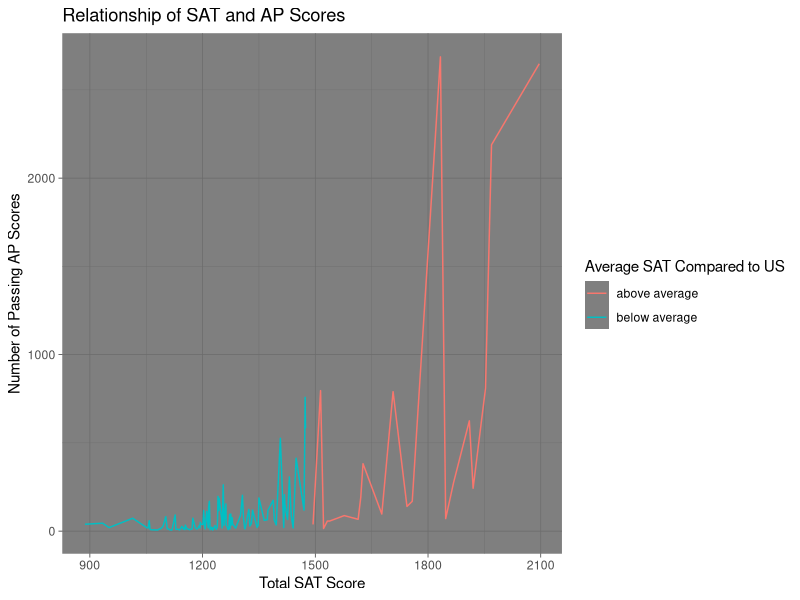
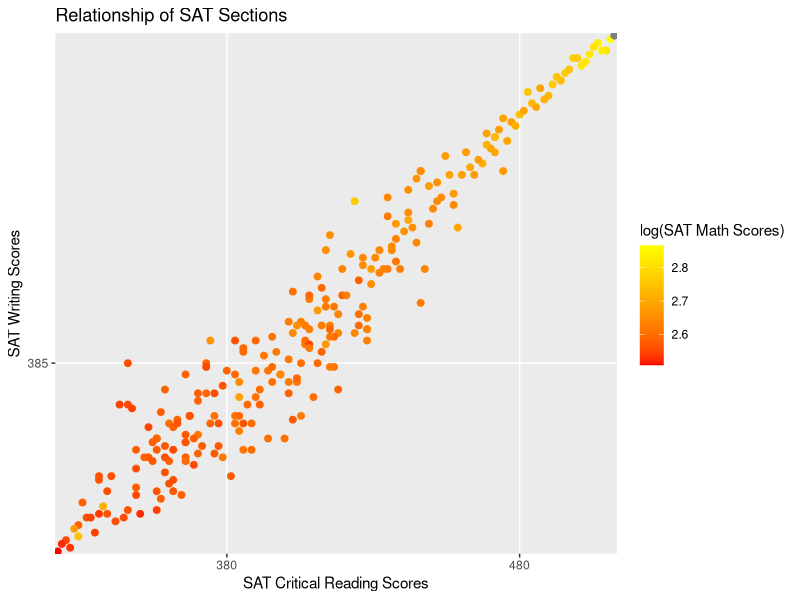
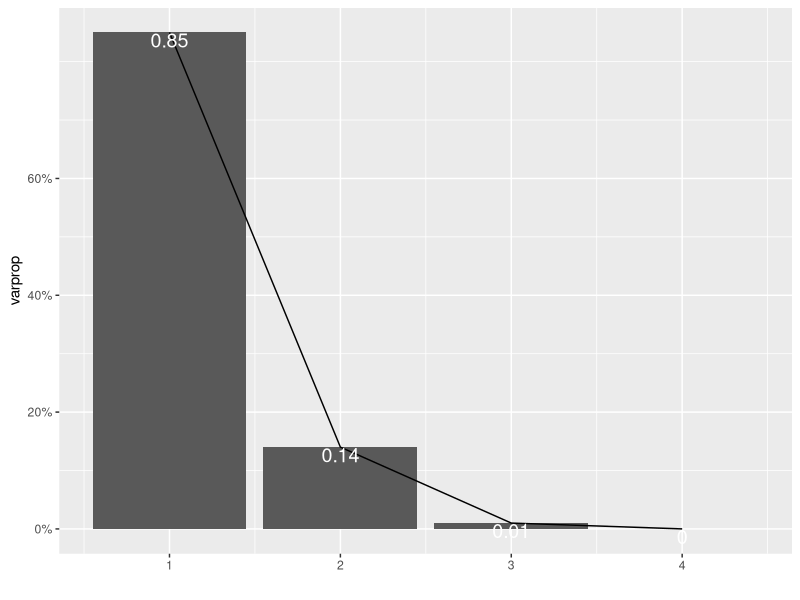
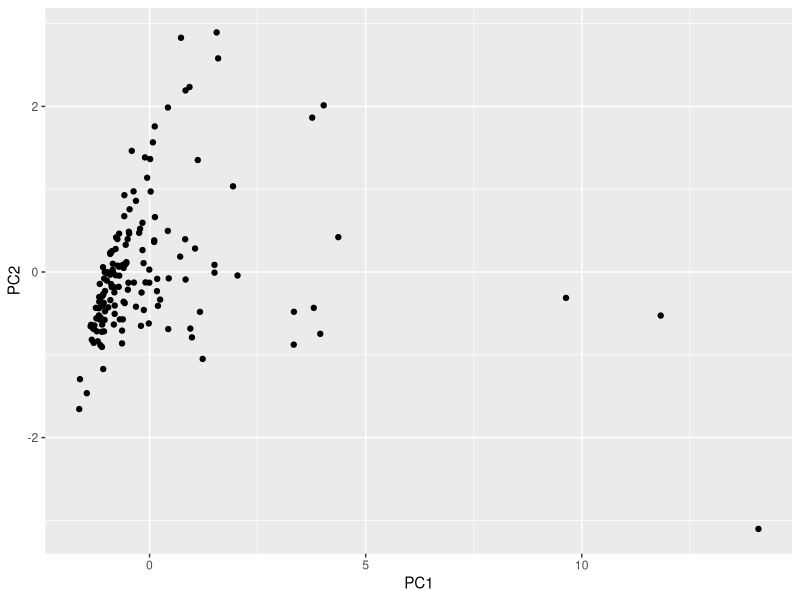

Source code (R) for these figures, in order:
## ---- chunk 1
knitr::opts_chunk$set(echo = TRUE)

library("tidyverse")
## ---- chunk 2

ap <- read_csv("ap.csv")

sat <- read_csv("sat.csv")
  
untidyap <- ap%>%pivot_longer(cols=c("AP Test Takers", "Total Exams Taken"), names_to="Exams Taken", values_to="Number")
untidysat <- sat%>%pivot_longer(cols=c("SAT Critical Reading Avg. Score", "SAT Writing Avg. Score"), names_to="Verbal Section", values_to="Verbal Score")

newap<- untidyap%>%pivot_wider(names_from="Exams Taken", values_from="Number")
newsat <- untidysat%>%pivot_wider(names_from="Verbal Section", values_from="Verbal Score")
  
## ---- chunk 3
testjoin <- inner_join(sat, ap, by="DBN")

## ---- chunk 4
testjoin%>%filter(DBN == "05M670")%>%glimpse()

testjoin%>%arrange(desc(`SAT Math Avg. Score`))%>%glimpse()

testjoin%>%select('SchoolName','AP Test Takers', 'Num of SAT Test Takers')%>%glimpse()

addmath <- as.numeric(as.character(testjoin$`SAT Math Avg. Score`))
addcr <- as.numeric(as.character(testjoin$`SAT Critical Reading Avg. Score`))
addw <- as.numeric(as.character(testjoin$`SAT Writing Avg. Score`))

mutatejoin <- testjoin%>%mutate(TotalSATScore = addmath + addcr + addw) %>% select(DBN, `SCHOOL NAME`, `Num of SAT Test Takers`, `SAT Critical Reading Avg. Score`,`SAT Math Avg. Score`,`SAT Writing Avg. Score`, TotalSATScore, everything())

mutatejoin%>%summarize(meanSAT=mean(TotalSATScore, na.rm=T))

mutatejoin%>%summarize(minMath= min(`SAT Math Avg. Score`, na.rm=T))

mutatejoin%>%summarize(distinctWriting= n_distinct(`SAT Writing Avg. Score`, na.rm=T))%>%na.omit()

mutatejoin%>%summarize(medianAPpass= median(`Number of Exams with scores 3 4 or 5`, na.rm=T))

mutatejoin%>%summarize(IQRAPpass = IQR(`Number of Exams with scores 3 4 or 5`, na.rm=T))


mutatejoin$AverageSAT_compared_to_all_US <- ifelse(mutatejoin$TotalSATScore >1490, c("above average"), c("below average"))


mutatejoin%>%group_by(AverageSAT_compared_to_all_US)%>%summarize(varSATCR =var(`SAT Critical Reading Avg. Score`, na.rm=T))

mutatejoin%>%group_by(AverageSAT_compared_to_all_US)%>%summarize(distinctAPstudents = n_distinct(`AP Test Takers`, 4))%>%na.omit()

mutatejoin%>%group_by(SchoolName)%>%summarize(medianAPpass= median(`Number of Exams with scores 3 4 or 5`))

mutatejoin%>%group_by(AverageSAT_compared_to_all_US) %>%summarize(var_verbal = var(`SAT Critical Reading Avg. Score`, `SAT Writing Avg. Score`))

mutatejoin%>%group_by(`SCHOOL NAME`, SchoolName) %>% summarize(meanSAT_to_AP= mean(TotalSATScore/`Number of Exams with scores 3 4 or 5`, na.rm=T))%>%na.omit()

## ---- chunk 5


mutatejoin %>% ggplot()+
   geom_quantile(aes(x = `TotalSATScore` , y = `Number of Exams with scores 3 4 or 5`, color = AverageSAT_compared_to_all_US), stat = "summary", fun.y = "mean") + theme_dark() + labs(x = "Total SAT Score", y = "Number of Passing AP Scores", title = "Relationship of SAT and AP Scores", color = "Average SAT Compared to US")
  
mutatejoin %>% ggplot(aes(x = `SAT Critical Reading Avg. Score`, y= `SAT Writing Avg. Score`)) + geom_point(size = 2, aes(color=log10(addmath))) + scale_x_discrete(breaks = c(280, 380, 480, 580, 680)) +
           scale_y_discrete(breaks= c(285, 385, 485, 585, 685))+ 
  labs(x = "SAT Critical Reading Scores", y = "SAT Writing Scores", title = "Relationship of SAT Sections", color="log(SAT Math Scores)")+ scale_color_gradient(low = "red", high ="yellow")
  

## ---- chunk 6
data <- mutatejoin%>%select_if(is.numeric)%>%scale()
newmutate <- mutatejoin
rownames(data) <- newmutate$`SAT Math Avg. Score`
mutatejoin_pca <- princomp(na.omit(data))
names(mutatejoin_pca)
summary(mutatejoin_pca, loadings=T)

eigval <- mutatejoin_pca$sdev^2
varprop=round(eigval/sum(eigval),2)

ggplot()+geom_bar(aes(y=varprop,x=1:4),stat="identity")+xlab("")+geom_path(aes(y=varprop,x=1:4))+
 geom_text(aes(x=1:4,y=varprop,label=round(varprop,2)),vjust=1,col="white",size=5)+
 scale_y_continuous(breaks=seq(0,.6,.2),labels = scales::percent)+
 scale_x_continuous(breaks=1:10)

sefia<-data.frame(PC1=mutatejoin_pca$scores[,1], PC2=mutatejoin_pca$scores[,2])
ggplot(sefia,aes(PC1, PC2))+geom_point()

